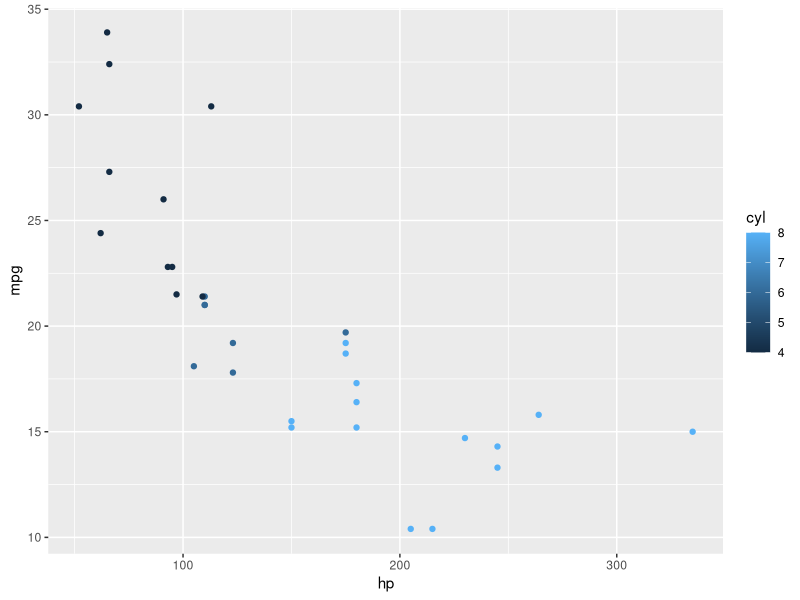

Generate this figure with R:
#this code is for the R-Ladies Miami workshop - vCtrl_wrkFlw
#this code will be modified to create merge conflicts and how to solve them

library(tidyverse)

data("mtcars")

#make a simple scatter plot of horesepower vs mpg grouped by cylinders

g <- ggplot(data = mtcars)

g + 
  geom_point(mapping = aes(x = hp, y = mpg, color = cyl)) 


